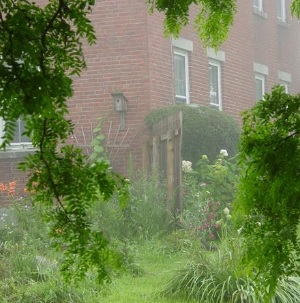
#> input picture sample/5.jpg, 300 x 303 px
$ python main_fast.py   (older library calls are emulated)
#> lines starting #> are read from the running program, lines starting #| are printed output that depends on the picture; after the words box and inside, x2 and y2 are one past the last pixel; in counts of white or black regions, pixels touching at a corner belong together
import cv2
import numpy as np
import matplotlib.pyplot as plt
import os
import time
from PIL import ImageFilter, Image

im_name = '5.jpg'
im_path = 'sample'
save_path = 'output'
im = cv2.imread(os.path.join(im_path, im_name))
#> im is the input picture: shape (303, 300, 3); mean B, G, R 83.3, 127.5, 113.2
im = np.asarray(im, dtype=np.float)
filter_size = 15
patch_size = (filter_size - 1) // 2
t0 = 0.1
omega = 0.9
dark_channel_maximum = 220
height, width, channel = np.shape(im)
#> height = 303; width = 300; channel = 3

tt = time.time()

a = ImageFilter.MinFilter(filter_size)
j_dark = np.array(Image.fromarray(np.min(im, axis=2)).filter(ImageFilter.MinFilter(filter_size)))
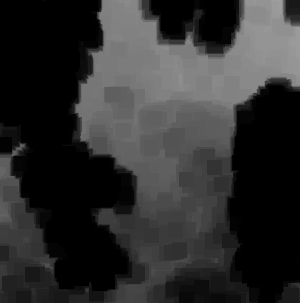
#> j_dark: shape (303, 300) float32; min 0, max 158, mean 46.6

dark_channel_list = np.sort(np.reshape(j_dark, (-1, 1)))
dark_channel_max = dark_channel_list[int(len(dark_channel_list) * 0.001)]
#> dark_channel_max = [0]
A = np.max(im[j_dark > dark_channel_max, :], axis=0)
#> A = [241, 255, 248]
A[A > dark_channel_maximum] = dark_channel_maximum

A = np.reshape(A, (1, 1, 3))
#> A = [[220, 220, 220]]
A = np.tile(A, (height, width, 1))
#> A: shape (303, 300, 3) float64; every value is 220
t_ = 1 - omega * np.min(im / A, axis=2)
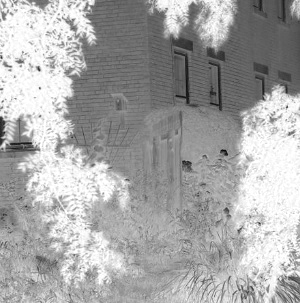
#> t_: shape (303, 300) float64; min 0.0264, max 1, mean 0.66
lambda_ = 0.001
U = np.ones((height, width))
m = min(width, height)
#> m = 300

t = t_  #

t = np.max((t, np.ones(np.shape(t)) * t0), axis=0)[:, :, np.newaxis]
t = np.tile(t, (1, 1, 3))
#> t: shape (303, 300, 3) float64
# A = np.reshape(A, (1, 1, 3))
# A = np.tile(A, (height, width, 1))
j_map = (im - A) / t + A
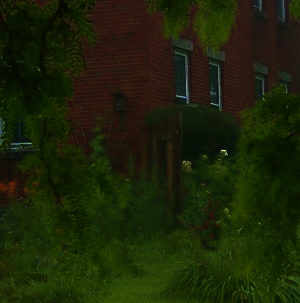
#> j_map: shape (303, 300, 3) float64; mean B, G, R 18, 79.6, 63.8; drawn with min black and max white
j_map[j_map > 255] = 255
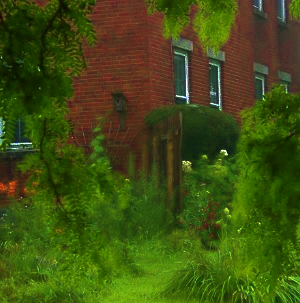
#> j_map: shape (303, 300, 3) float64; 0.12% of pixels changed, all inside (x1, y1, x2, y2) = (4, 2, 293, 289)
j_map[j_map < 0] = 0

print(time.time() - tt)

cv2.imshow(u'raw image', np.asarray(im, dtype=np.uint8))
cv2.imshow(u'result', np.asarray(j_map, dtype=np.uint8))
cv2.imshow(u'dark channel', np.asarray(j_dark, dtype=np.uint8))
cv2.imshow(u'transmission', np.asarray(t * 255, dtype=np.uint8))

# cv2.imwrite(os.path.join(save_path, im_name), np.asarray(j_map, dtype=np.uint8))
cv2.waitKey(0)
